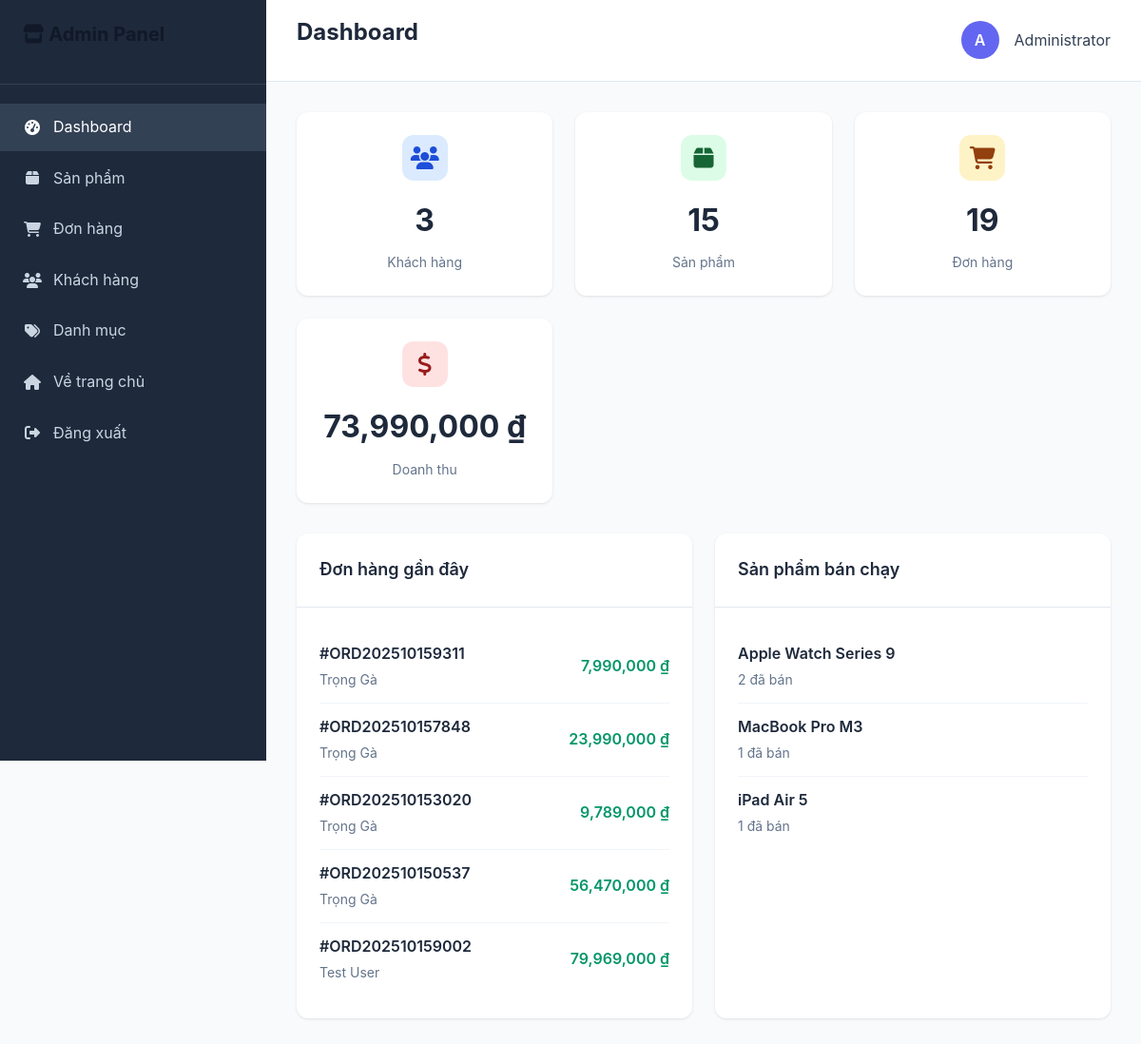
Page /admin/dashboard.php (signed in) on the committed database.
### tables this page shows
CREATE TABLE `users` (
  `id` int(11) NOT NULL,
  `username` varchar(50) NOT NULL,
  `email` varchar(100) NOT NULL,
  `password` varchar(255) NOT NULL,
  `full_name` varchar(100) NOT NULL,
  `phone` varchar(20) DEFAULT NULL,
  `address` text DEFAULT NULL,
  `role` enum('admin','customer') DEFAULT 'customer',
  `avatar` varchar(255) DEFAULT NULL,
  `status` enum('active','inactive') DEFAULT 'active',
  `email_verified` tinyint(1) DEFAULT 0,
  `remember_token` varchar(255) DEFAULT NULL,
  `created_at` timestamp NOT NULL DEFAULT current_timestamp(),
  `updated_at` timestamp NOT NULL DEFAULT current_timestamp() ON UPDATE current_timestamp()
);

CREATE TABLE `orders` (
  `id` int(11) NOT NULL,
  `order_number` varchar(20) NOT NULL,
  `user_id` int(11) DEFAULT NULL,
  `customer_name` varchar(100) NOT NULL,
  `customer_email` varchar(100) NOT NULL,
  `customer_phone` varchar(20) NOT NULL,
  `shipping_address` text NOT NULL,
  `billing_address` text DEFAULT NULL,
  `subtotal` decimal(10,2) NOT NULL,
  `shipping_fee` decimal(10,2) DEFAULT 0.00,
  `discount_amount` decimal(10,2) DEFAULT 0.00,
  `total_amount` decimal(10,2) NOT NULL,
  `payment_method` enum('cod','bank_transfer','credit_card') DEFAULT 'cod',
  `payment_status` enum('pending','paid','failed','refunded') DEFAULT 'pending',
  `order_status` enum('pending','confirmed','processing','shipped','delivered','cancelled') DEFAULT 'pending',
  `notes` text DEFAULT NULL,
  `shipped_at` timestamp NULL DEFAULT NULL,
  `delivered_at` timestamp NULL DEFAULT NULL,
  `created_at` timestamp NOT NULL DEFAULT current_timestamp(),
  `updated_at` timestamp NOT NULL DEFAULT current_timestamp() ON UPDATE current_timestamp()
);

### config/config.php (called while the page is built, shortened)
<?php
require_once __DIR__ . '/database.php';
function isLoggedIn() {
    return isset($_SESSION['user_id']) && !empty($_SESSION['user_id']);
}
function getCurrentUser() {
    $user_id = $_SESSION['user_id'];
    $sql = "SELECT * FROM users WHERE id = ?";
    return fetchOne($sql, [$user_id]);
}
?>

### config/database.php (called while the page is built, shortened)
<?php
try {
    $dsn = "mysql:host=" . DB_HOST . ";dbname=" . DB_NAME . ";charset=" . DB_CHARSET;
    $pdo = new PDO($dsn, DB_USER, DB_PASS, [
        PDO::ATTR_ERRMODE => PDO::ERRMODE_EXCEPTION,
        PDO::ATTR_DEFAULT_FETCH_MODE => PDO::FETCH_ASSOC,
        PDO::ATTR_EMULATE_PREPARES => false,
    ]);
} catch (PDOException $e) {
    if ($e->getCode() == 1049) {
        try {
            $dsn = "mysql:host=" . DB_HOST . ";charset=" . DB_CHARSET;
            $pdo = new PDO($dsn, DB_USER, DB_PASS, [
                PDO::ATTR_ERRMODE => PDO::ERRMODE_EXCEPTION,
                PDO::ATTR_DEFAULT_FETCH_MODE => PDO::FETCH_ASSOC,
                PDO::ATTR_EMULATE_PREPARES => false,
            ]);
            $pdo->exec("CREATE DATABASE IF NOT EXISTS " . DB_NAME . " CHARACTER SET utf8mb4 COLLATE utf8mb4_unicode_ci");
            $pdo->exec("USE " . DB_NAME);
            $sqlFile = __DIR__ . '/../database/ecommerce_db_complete.sql';
            if (file_exists($sqlFile)) {
                $sql = file_get_contents($sqlFile);
                $statements = explode(';', $sql);
                foreach ($statements as $statement) {
                    $statement = trim($statement);
                    if (!empty($statement) && !preg_match('/^(--|\/\*)/', $statement)) {
                        try {
                            $pdo->exec($statement);
                        } catch (PDOException $e3) {
                        }
                    }
                }
            }
        } catch (PDOException $e2) {
            die("Lỗi tạo database: " . $e2->getMessage());
        }
    } else {
        die("Lỗi kết nối database: " . $e->getMessage());
    }
}
function executeQuery($sql, $params = []) {
    global $pdo;
    try {
        $stmt = $pdo->prepare($sql);
        $stmt->execute($params);
        return $stmt;
    } catch (PDOException $e) {
        error_log("Lỗi SQL: " . $e->getMessage());
        return false;
    }
}
function fetchData($sql, $params = []) {
    $stmt = executeQuery($sql, $params);
    return $stmt ? $stmt->fetchAll() : [];
}
function fetchOne($sql, $params = []) {
    $stmt = executeQuery($sql, $params);
    return $stmt ? $stmt->fetch() : false;
}
?>

### admin/dashboard.php (the view, shortened to what this page needs)
<?php
require_once '../config/config.php';
try {
    $stats = [
        'users' => fetchOne("SELECT COUNT(*) as count FROM users WHERE role = 'customer'")['count'],
        'products' => fetchOne("SELECT COUNT(*) as count FROM products")['count'],
        'orders' => fetchOne("SELECT COUNT(*) as count FROM orders")['count'],
        'revenue' => fetchOne("SELECT SUM(total_amount) as total FROM orders WHERE payment_status = 'paid'")['total'] ?: 0
    ];
    $recent_orders = fetchData("
        SELECT o.*, u.full_name
        FROM orders o
        LEFT JOIN users u ON o.user_id = u.id
        ORDER BY o.created_at DESC
        LIMIT 5
    ");
    $top_products = fetchData("
        SELECT p.name, SUM(oi.quantity) as total_sold
        FROM products p
        LEFT JOIN order_items oi ON p.id = oi.product_id
        LEFT JOIN orders o ON oi.order_id = o.id
        WHERE o.payment_status = 'paid'
        GROUP BY p.id
        ORDER BY total_sold DESC
        LIMIT 5
    ");
} catch (Exception $e) {
    $error = 'Lỗi: ' . $e->getMessage();
}
?>
<!DOCTYPE html>
<html lang="vi">
<head>
    <link rel="stylesheet" href="https://cdnjs.cloudflare.com/ajax/libs/font-awesome/6.4.0/css/all.min.css">
    <link rel="stylesheet" href="../assets/css/main.css">
</head>
<body>
    <div class="admin-layout">
        <div class="sidebar">
            <div class="sidebar-header">
                <h2><i class="fas fa-store"></i> Admin Panel</h2>
            </div>
            <nav class="sidebar-nav">
                <div class="nav-item">
                    <a href="dashboard.php" class="nav-link active">
                        <i class="fas fa-tachometer-alt"></i>
                        <span>Dashboard</span>
                    </a>
                </div>
                <div class="nav-item">
                    <a href="products.php" class="nav-link">
                        <i class="fas fa-box"></i>
                        <span>Sản phẩm</span>
                    </a>
                </div>
                <div class="nav-item">
                    <a href="orders.php" class="nav-link">
                        <i class="fas fa-shopping-cart"></i>
                        <span>Đơn hàng</span>
                    </a>
                </div>
                <div class="nav-item">
                    <a href="customers.php" class="nav-link">
                        <i class="fas fa-users"></i>
                        <span>Khách hàng</span>
                    </a>
                </div>
                <div class="nav-item">
                    <a href="categories.php" class="nav-link">
                        <i class="fas fa-tags"></i>
                        <span>Danh mục</span>
                    </a>
                </div>
                <div class="nav-item">
                    <a href="../index.php" class="nav-link">
                        <i class="fas fa-home"></i>
                        <span>Về trang chủ</span>
                    </a>
                </div>
                <div class="nav-item">
                    <a href="../logout.php" class="nav-link">
                        <i class="fas fa-sign-out-alt"></i>
                        <span>Đăng xuất</span>
                    </a>
                </div>
            </nav>
        </div>
        <div class="main-content">
            <div class="header">
                <h1>Dashboard</h1>
                <div class="user-menu">
                    <div class="user-avatar">
                        <?php echo substr(getCurrentUser()['full_name'] ?? 'A', 0, 1); ?>
                    </div>
                    <span><?php echo getCurrentUser()['full_name'] ?? 'Admin'; ?></span>
                </div>
            </div>
            <div class="content">
                <div class="stats-grid">
                    <div class="stat-card primary">
                        <div class="stat-icon">
                            <i class="fas fa-users"></i>
                        </div>
                        <div class="stat-value"><?php echo number_format($stats['users']); ?></div>
                        <div class="stat-label">Khách hàng</div>
                    </div>
                    <div class="stat-card success">
                        <div class="stat-icon">
                            <i class="fas fa-box"></i>
                        </div>
                        <div class="stat-value"><?php echo number_format($stats['products']); ?></div>
                        <div class="stat-label">Sản phẩm</div>
                    </div>
                    <div class="stat-card warning">
                        <div class="stat-icon">
                            <i class="fas fa-shopping-cart"></i>
                        </div>
                        <div class="stat-value"><?php echo number_format($stats['orders']); ?></div>
                        <div class="stat-label">Đơn hàng</div>
                    </div>
                    <div class="stat-card danger">
                        <div class="stat-icon">
                            <i class="fas fa-dollar-sign"></i>
                        </div>
                        <div class="stat-value"><?php echo number_format($stats['revenue']); ?> ₫</div>
                        <div class="stat-label">Doanh thu</div>
                    </div>
                </div>
                <div class="content-grid">
                    <div class="card">
                        <div class="card-header">
                            <div class="card-title">Đơn hàng gần đây</div>
                        </div>
                        <div class="card-body">
                            <?php if (!empty($recent_orders)): ?>
                                <?php foreach ($recent_orders as $order): ?>
                                    <div class="order-item">
                                        <div class="order-info">
                                            <div class="order-number">#<?php echo htmlspecialchars($order['order_number']); ?></div>
                                            <div class="order-customer"><?php echo htmlspecialchars($order['customer_name']); ?></div>
                                        </div>
                                        <div class="order-amount"><?php echo number_format($order['total_amount']); ?> ₫</div>
                                    </div>
                                <?php endforeach; ?>
                            <?php else: ?>
                                <p style="color: #64748b; text-align: center;">Chưa có đơn hàng nào</p>
                            <?php endif; ?>
                        </div>
                    </div>
                    <div class="card">
                        <div class="card-header">
                            <div class="card-title">Sản phẩm bán chạy</div>
                        </div>
                        <div class="card-body">
                            <?php if (!empty($top_products)): ?>
                                <?php foreach ($top_products as $product): ?>
                                    <div class="product-item">
                                        <div class="product-info">
                                            <div class="product-name"><?php echo htmlspecialchars($product['name']); ?></div>
                                            <div class="product-sold"><?php echo $product['total_sold']; ?> đã bán</div>
                                        </div>
                                    </div>
                                <?php endforeach; ?>
                            <?php else: ?>
                                <p style="color: #64748b; text-align: center;">Chưa có dữ liệu bán hàng</p>
                            <?php endif; ?>
                        </div>
                    </div>
                </div>
            </div>
        </div>
    </div>
</body>
</html>

### assets/css/main.css (style rules this page uses)
:root { --primary-color: #6366f1; --primary-dark: #4f46e5; --primary-light: #a5b4fc; --secondary-color: #f59e0b; --secondary-dark: #d97706; --accent-color: #ec4899; --accent-light: #f9a8d4; --white: #ffffff; --gray-50: #f9fafb; --gray-100: #f3f4f6; --gray-200: #e5e7eb; --gray-300: #d1d5db; --gray-400: #9ca3af; --gray-500: #6b7280; --gray-600: #4b5563; --gray-700: #374151; --gray-800: #1f2937; --gray-900: #111827; --success-color: #10b981; --success-light: #d1fae5; --warning-color: #f59e0b; --warning-light: #fef3c7; --error-color: #ef4444; --error-light: #fee2e2; --info-color: #3b82f6; --info-light: #dbeafe; --font-primary: 'Inter', -apple-system, BlinkMacSystemFont, 'Segoe UI', Roboto, sans-serif; --font-heading: 'Poppins', -apple-system, BlinkMacSystemFont, 'Segoe UI', Roboto, sans-serif; --font-mono: 'JetBrains Mono', 'Fira Code', monospace; --text-xs: 0.75rem; --text-sm: 0.875rem; --text-base: 1rem; --text-lg: 1.125rem; --text-xl: 1.25rem; --text-2xl: 1.5rem; --text-3xl: 1.875rem; --text-4xl: 2.25rem; --text-5xl: 3rem; --text-6xl: 3.75rem; --space-1: 0.25rem; --space-2: 0.5rem; --space-3: 0.75rem; --space-4: 1rem; --space-5: 1.25rem; --space-6: 1.5rem; --space-8: 2rem; --space-10: 2.5rem; --space-12: 3rem; --space-16: 4rem; --space-20: 5rem; --space-24: 6rem; --radius-sm: 0.375rem; --radius-md: 0.5rem; --radius-lg: 0.75rem; --radius-xl: 1rem; --radius-2xl: 1.5rem; --radius-full: 9999px; --shadow-sm: 0 1px 2px 0 rgb(0 0 0 / 0.05); --shadow-md: 0 4px 6px -1px rgb(0 0 0 / 0.1), 0 2px 4px -2px rgb(0 0 0 / 0.1); --shadow-lg: 0 10px 15px -3px rgb(0 0 0 / 0.1), 0 4px 6px -4px rgb(0 0 0 / 0.1); --shadow-xl: 0 20px 25px -5px rgb(0 0 0 / 0.1), 0 8px 10px -6px rgb(0 0 0 / 0.1); --shadow-2xl: 0 25px 50px -12px rgb(0 0 0 / 0.25); --transition-fast: 150ms ease-in-out; --transition-normal: 300ms ease-in-out; --transition-slow: 500ms ease-in-out; --z-dropdown: 1000; --z-sticky: 1020; --z-fixed: 1030; --z-modal-backdrop: 1040; --z-modal: 1050; --z-popover: 1060; --z-tooltip: 1070; }
* { margin: 0; padding: 0; box-sizing: border-box; }
html { scroll-behavior: smooth; font-size: 16px; }
body { font-family: var(--font-primary); font-size: var(--text-base); line-height: 1.6; color: var(--gray-800); background-color: var(--white); -webkit-font-smoothing: antialiased; -moz-osx-font-smoothing: grayscale; }
h1, h2, h3, h4, h5, h6 { font-family: var(--font-heading); font-weight: 600; line-height: 1.2; color: var(--gray-900); margin-bottom: var(--space-4); }
h1 { font-size: var(--text-4xl); }
h2 { font-size: var(--text-3xl); }
a { color: var(--primary-color); text-decoration: none; transition: color var(--transition-fast); }
.card { background: var(--white); border-radius: var(--radius-lg); box-shadow: var(--shadow-md); overflow: hidden; transition: all var(--transition-normal); }
.card-header { padding: var(--space-6); border-bottom: 1px solid var(--gray-200); }
.card-body { padding: var(--space-6); }

### rows in the picture
users: full_name "A", full_name "Administrator"
orders: order_number "ORD202510159311", customer_name "Trọng Gà", total_amount "7,990,000"
orders: order_number "ORD202510157848", customer_name "Trọng Gà", total_amount "23,990,000"
orders: order_number "ORD202510153020", customer_name "Trọng Gà", total_amount "9,789,000"
orders: order_number "ORD202510150537", customer_name "Trọng Gà", total_amount "56,470,000"
orders: order_number "ORD202510159002", customer_name "Test User", total_amount "79,969,000"

### other values in the picture
$stats['users'] "3"
$stats['products'] "15"
$stats['orders'] "19"
$stats['revenue'] "73,990,000"
$product['name'] "Apple Watch Series 9"
$product['total_sold'] "2"
$product['name'] "MacBook Pro M3"
$product['total_sold'] "1"
$product['name'] "iPad Air 5"
